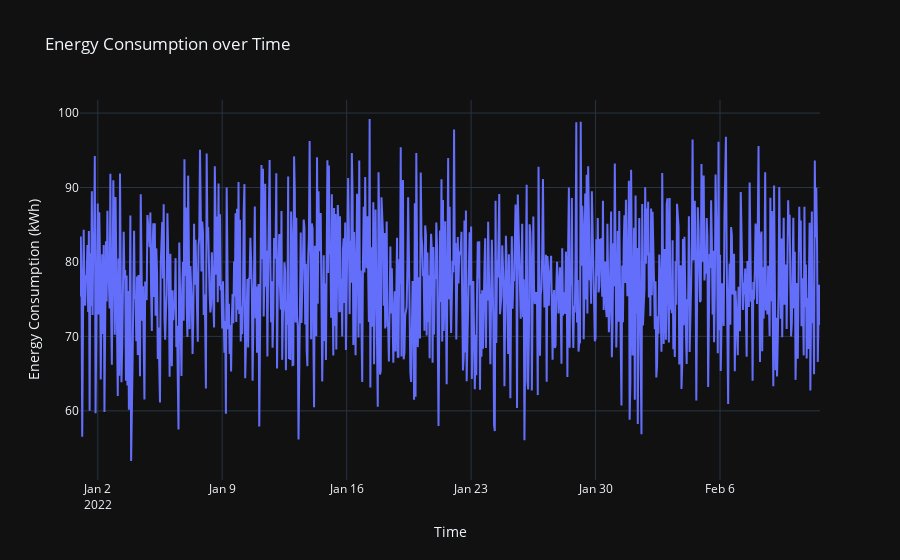

The notebook cell saved with this chart:
### Code cell
fig = go.Figure()

fig.add_trace(
    go.Scatter(
        x = energy_data.Timestamp,
        y = energy_data.EnergyConsumption
    )
)

fig.update_layout(
    title = "Energy Consumption over Time",
    xaxis_title = "Time",
    yaxis_title = "Energy Consumption (kWh)",
    template = "plotly_dark"
)

### Figure 1 — Plotly figure (JSON) as saved in the notebook; plotly's stock layout.template omitted (floating-point values rounded to 4 significant figures; data arrays with more than 128 entries replaced by an {"elided": "..."} marker saying what was removed)
{"data": [{"type": "scatter", "x": {"elided": "1000 str values"}, "y": {"elided": "1000 float values"}}], "layout": {"title": {"text": "Energy Consumption over Time"}, "xaxis": {"title": {"text": "Time"}}, "yaxis": {"title": {"text": "Energy Consumption (kWh)"}}}}
